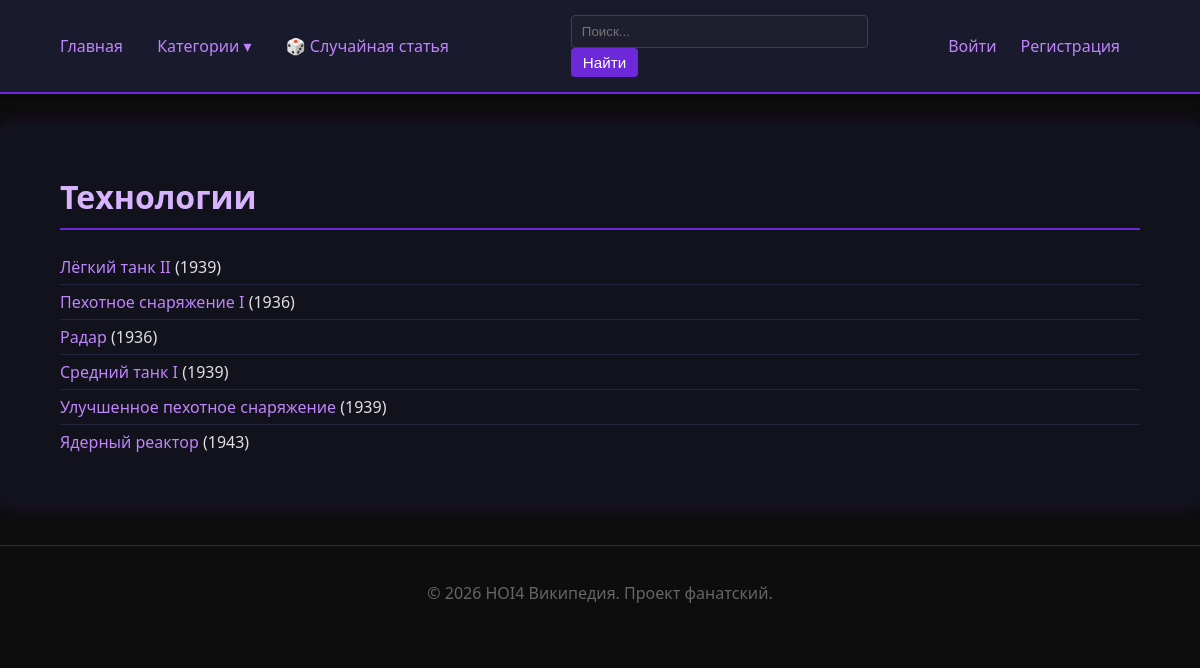
Page /technologies on the committed database.
### app/models.py (models this page shows, shortened)
class Technology(SqlAlchemyBase):
    __tablename__ = 'technology'
    id = sa.Column(sa.Integer, primary_key=True, autoincrement=True)
    nazvanie = sa.Column(sa.String(120), nullable=False, unique=True)
    opisanie = sa.Column(sa.Text)
    era = sa.Column(sa.String(20))
    category = orm.relationship('Category', secondary=techCategorySvyaz, backref='technologies')

### app/routes.py (the view)
@main.route('/technologies')
def technologiesList():
    sessia = dbSession()
    tehnologii = sessia.query(Technology).order_by(Technology.nazvanie).all()
    return render_template('technologiesList.html', title='Технологии', tehnologii=tehnologii)

### app/__init__.py (called while the page is built)
def create_app(configClass=Config):
    app = Flask(__name__)
    app.config.from_object(configClass)
    loginManager.init_app(app)
    from app.models import Yuzer, dbSession, Category
    @app.teardown_appcontext
    def shutdownSession(exception=None):
        dbSession.remove()
    @loginManager.user_loader
    def loadYuzer(yuzerId):
        sessia = dbSession()
        return sessia.get(Yuzer, int(yuzerId))
    @app.context_processor
    def utilityProcessor():
        def getKategoriiSoStatyami():
            sessia = dbSession()
            return sessia.query(Category).filter(Category.statya.any()).all()
        return dict(getKategoriiSoStatyami=getKategoriiSoStatyami)
    from app.routes import main
    app.register_blueprint(main)
    return app

### app/templates/technologiesList.html (shortened to what this page needs)
{% extends "base.html" %}
{% block content %}
<h1>Технологии</h1>
<ul>
{% for t in tehnologii %}
    <li>
        <a href="{{ url_for('main.technologyDetail', id=t.id) }}">{{ t.nazvanie }}</a> ({{ t.era }})
    </li>
{% endfor %}
</ul>
{% endblock %}

### app/static/style.css (style rules this page uses)
body { font-family: 'Segoe UI', Tahoma, Geneva, Verdana, sans-serif; margin: 0; padding: 0; background: #0d0d0d; color: #e0e0e0; }
a { color: #c084fc; text-decoration: none; transition: color 0.2s, text-shadow 0.2s; }
h1, h2, h3 { color: #d8b4fe; font-weight: 600; }
h1 { border-bottom: 2px solid #6d28d9; padding-bottom: 10px; margin-bottom: 20px; }
ul { list-style: none; padding-left: 0; }
li { padding: 6px 0; border-bottom: 1px solid #252540; }
li:last-child { border-bottom: none; }

### rows in the picture
Technology: nazvanie "Лёгкий танк II", era "1939"
Technology: nazvanie "Пехотное снаряжение I", era "1936"
Technology: nazvanie "Радар", era "1936"
Technology: nazvanie "Средний танк I", era "1939"
Technology: nazvanie "Улучшенное пехотное снаряжение", era "1939"
Technology: nazvanie "Ядерный реактор", era "1943"
